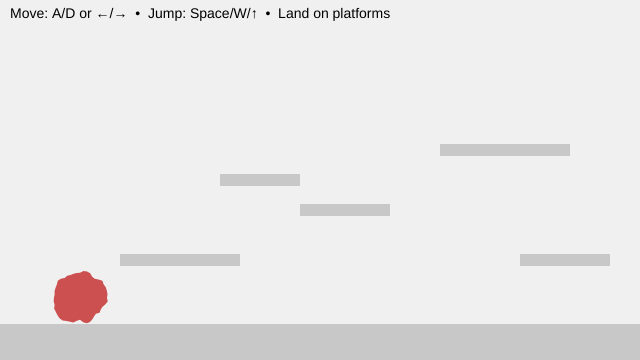
Frame 1 (no input)
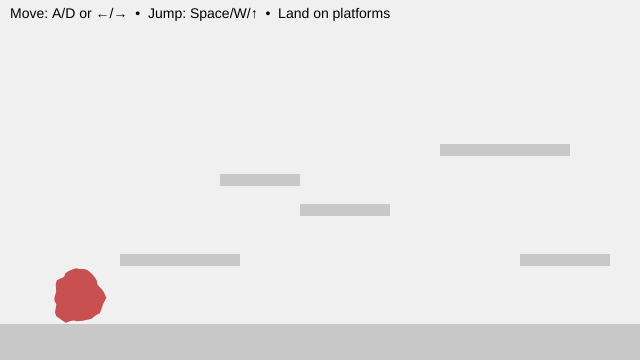
Frame 60 (no input)
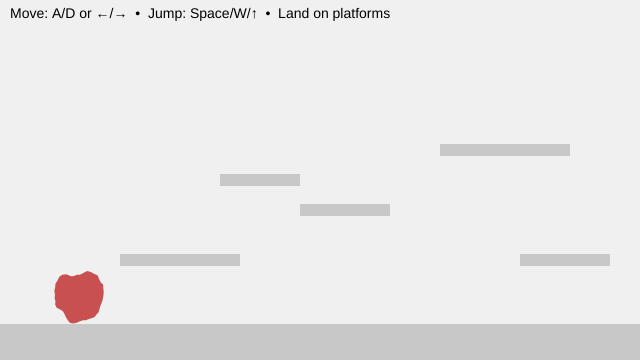
Frame 120 (the mouse pressed at the canvas centre since frame 60)

The p5.js sketch that drew these frames (run headless with seeded random() and noise() and a simulated clock; from frame 60 on, the mouse is pressed at the canvas centre):

// p5.js sketch
// ── sketch.js
// Y-position of the floor (ground level)
let floorY3;

// Player character (soft, animated blob)
let blob3 = {
  // Position (centre of the blob)
  x: 80,
  y: 0,

  // Visual properties
  r: 26, // Base radius
  points: 48, // Number of points used to draw the blob
  wobble: 11, // Edge deformation amount
  wobbleFreq: 1.6,

  // Time values for breathing animation
  t: 0,
  tSpeed: 0.02,

  // Physics: velocity
  vx: 0, // Horizontal velocity
  vy: 0, // Vertical velocity

  // Movement tuning
  accel: 0.55, // Horizontal acceleration
  maxRun: 3.0, // Maximum horizontal speed new fo emotion
  gravity: 0.85, // Downward force new for emotion
  jumpV: -11.0, // Initial jump impulse

  // State
  onGround: false, // True when standing on a platform

  // Friction
  frictionAir: 0.995, // Light friction in air
  frictionGround: 0.88, // Stronger friction on ground
};

// List of solid platforms the blob can stand on
// Each platform is an axis-aligned rectangle (AABB)
let platforms = [];

function setup() {
  createCanvas(640, 360);

  // Define the floor height
  floorY3 = height - 36;

  noStroke();
  textFont("sans-serif");
  textSize(14);

  // Create platforms (floor + steps)
  platforms = [
    { x: 0, y: floorY3, w: width, h: height - floorY3 }, // floor
    { x: 120, y: floorY3 - 70, w: 120, h: 12 }, // low step
    { x: 300, y: floorY3 - 120, w: 90, h: 12, type: "slippery" }, // slippery step
    { x: 440, y: floorY3 - 180, w: 130, h: 12 }, // high step
    { x: 520, y: floorY3 - 70, w: 90, h: 12 }, // return ramp
    { x: 220, y: floorY3 - 150, w: 80, h: 12 }, // New Platfrom added
  ];

  // Start the blob resting on the floor
  blob3.y = floorY3 - blob3.r - 1;
}

function draw() {
  background(240);

  // --- Draw all platforms ---
  fill(200);
  for (const p of platforms) {
    rect(p.x, p.y, p.w, p.h);
  }

  // --- Input: left/right movement ---
  let move = 0;
  if (keyIsDown(65) || keyIsDown(LEFT_ARROW)) move -= 1; // A or ←
  if (keyIsDown(68) || keyIsDown(RIGHT_ARROW)) move += 1; // D or →
  let frustrationNoise = map(noise(frameCount * 0.05), 0, 1, 0.7, 1.3); //emotion addition
  blob3.vx += blob3.accel * move * frustrationNoise;

  // --- Apply friction and clamp speed ---
  blob3.vx *= blob3.onGround ? blob3.frictionGround : blob3.frictionAir;
  blob3.vx = constrain(blob3.vx, -blob3.maxRun, blob3.maxRun);

  // --- Apply gravity ---
  blob3.vy += blob3.gravity;

  // --- Collision representation ---
  // We collide using a rectangle (AABB),
  // even though the blob is drawn as a circle
  let box = {
    x: blob3.x - blob3.r,
    y: blob3.y - blob3.r,
    w: blob3.r * 2,
    h: blob3.r * 2,
  };

  // --- STEP 1: Move horizontally, then resolve X collisions ---
  box.x += blob3.vx;
  for (const s of platforms) {
    if (overlap(box, s)) {
      if (blob3.vx > 0) {
        // Moving right → hit the left side of a platform
        box.x = s.x - box.w;
      } else if (blob3.vx < 0) {
        // Moving left → hit the right side of a platform
        box.x = s.x + s.w;
      }
      blob3.vx = 0;
    }
  }

  // --- STEP 2: Move vertically, then resolve Y collisions ---
  box.y += blob3.vy;
  blob3.onGround = false;
  let standingOn = null;

  for (const s of platforms) {
    if (overlap(box, s)) {
      if (blob3.vy > 0) {
        // Falling → land on top of a platform
        box.y = s.y - box.h;
        blob3.vy = 0;
        blob3.onGround = true;
        standingOn = s;
      } else if (blob3.vy < 0) {
        // Rising → hit the underside of a platform
        box.y = s.y + s.h;
        blob3.vy = 0;
      }
    }
  }

  // Apply slippery behavior AFTER collisions are resolved
  if (blob3.onGround && standingOn && standingOn.type === "slippery") {
    blob3.vx *= 0.97;
  }

  // --- Convert collision box back to blob centre ---
  blob3.x = box.x + box.w / 2;
  blob3.y = box.y + box.h / 2;

  // Keep blob inside the canvas horizontally
  blob3.x = constrain(blob3.x, blob3.r, width - blob3.r);

  // --- Draw the animated blob ---
  blob3.t += blob3.tSpeed;
  drawBlobCircle(blob3);

  // --- HUD ---
  fill(0);
  text("Move: A/D or ←/→  •  Jump: Space/W/↑  •  Land on platforms", 10, 18);
}

// Axis-Aligned Bounding Box (AABB) overlap test
// Returns true if rectangles a and b intersect
function overlap(a, b) {
  return (
    a.x < b.x + b.w && a.x + a.w > b.x && a.y < b.y + b.h && a.y + a.h > b.y
  );
}

// Draws the blob using Perlin noise for a soft, breathing effect with emotion addition
function drawBlobCircle(b) {
  let stress = constrain(abs(blob3.vx) + abs(blob3.vy), 0, 10);
  fill(200 + stress * 5, 80, 80);
  beginShape();

  for (let i = 0; i < b.points; i++) {
    const a = (i / b.points) * TAU;

    // Noise-based radius offset
    const n = noise(
      cos(a) * b.wobbleFreq + 100,
      sin(a) * b.wobbleFreq + 100,
      b.t,
    );

    const r = b.r + map(n, 0, 1, -b.wobble, b.wobble);

    vertex(b.x + cos(a) * r, b.y + sin(a) * r);
  }

  endShape(CLOSE);
}

// Jump input (only allowed when grounded)
function keyPressed() {
  if (
    (key === " " || key === "W" || key === "w" || keyCode === UP_ARROW) &&
    blob3.onGround
  ) {
    let jumpVariance = random(0.7, 1.0);
    blob3.vy = blob3.jumpV * jumpVariance;
    blob3.onGround = false;
  }
}
